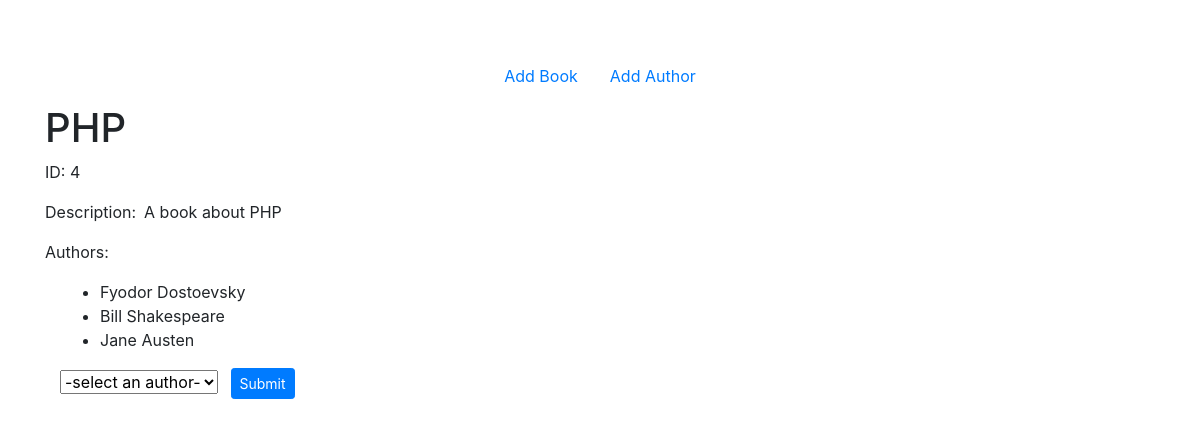
The app's page /books/4 with its own data.
### books_authors_app/models.py (models this page shows)
class Book(models.Model):
    title = models.CharField(max_length=255)
    desc = models.TextField()
    created_at = models.DateTimeField(auto_now_add=True)
    updated_at = models.DateTimeField(auto_now=True)

class Author(models.Model):
    first_name = models.CharField(max_length=50)
    last_name = models.CharField(max_length=50)
    notes = models.TextField(default="")
    books = models.ManyToManyField(Book, related_name="authors")
    created_at = models.DateTimeField(auto_now_add=True)
    updated_at = models.DateTimeField(auto_now=True)

### books_authors_app/views.py (the view)
# urls.py: path('books/<int:id>', views.see_book),
def see_book(request, id):  # path('books/<int:id>', views.see_book),
    context = {
        "book": Book.objects.get(id=id),
        "authors": Author.objects.exclude(books__id=id)
    }
    return render(request, 'see_book.html', context)

### books_authors_app/templates/see_book.html (shortened to what this page needs)
<!DOCTYPE html>
<html lang="en">
<head>
    <link rel="stylesheet" href="https://stackpath.bootstrapcdn.com/bootstrap/4.5.2/css/bootstrap.min.css"
>
    {% load static %}
    <link rel="stylesheet" href="{% static 'css/style.css' %}">
</head>
<body>
    <div class="container mt-5">
        <nav class="navbar justify-content-center">
            <a class="nav-link" href="/">Add Book</a>
            <a class="nav-link" href="/authors">Add Author</a>
        </nav>
        <h1>{{ book.title }}</h1>
        <div class="container">
            <div class="row">
                <p>ID: {{ book.id }}</p>
            </div>
            <div class="row">
                <div class="mr-2">
                    <p>Description: </p>
                </div>
                <div>
                    <p>{{ book.desc }}</p>
                </div>
            </div>
            <div class="row">
                <p>Authors:</p>
            </div>
            <ul>
                {% for author in book.authors.all %}
                <li>{{ author.first_name }} {{ author.last_name }}</li>
                {% endfor %}
            </ul>
            <form action="/authors/{{ book.id }}/add_author_to_book" method="POST">
                <select name="authorSelect" id="author_id">
                    <option selected>-select an author-</option>
                </select>
                <button type="submit" class="btn btn-sm btn-primary ml-2">Submit</button>
            </form>
        </div>
    </div>
</body>
</html>

### records on screen
Book: title "PHP", id "4", desc "A book about PHP"
Author: first_name "Fyodor", last_name "Dostoevsky"
Author: first_name "Bill", last_name "Shakespeare"
Author: first_name "Jane", last_name "Austen"
